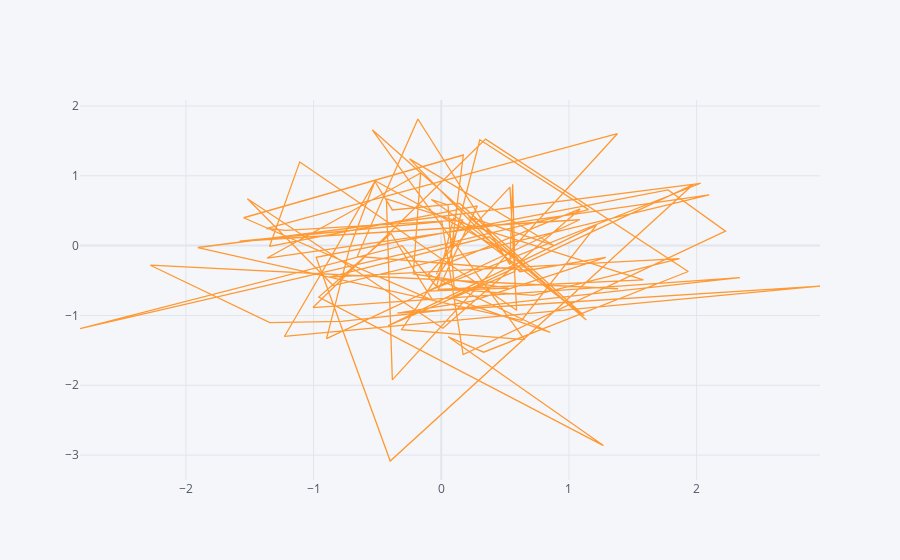

This figure's notebook cell:
### Code cell
df.iplot(kind='scatter',x='A',y='B')
